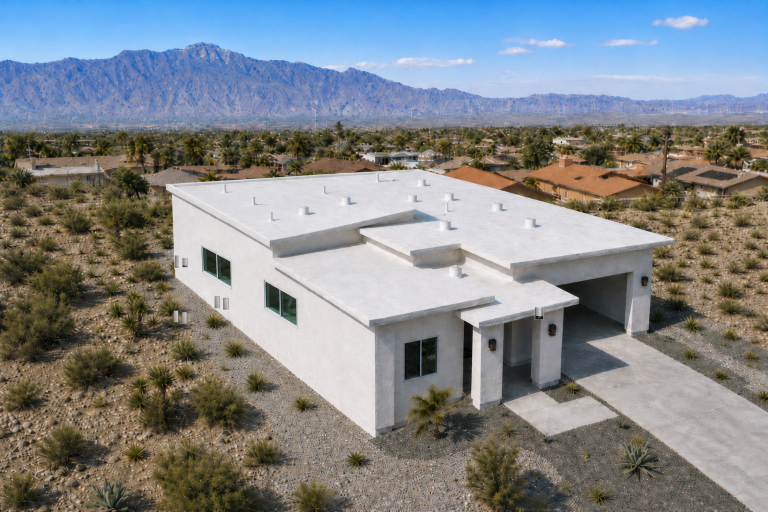
#> input picture web/frontend/img/house-aerial-closed-garage-v6.png, 1536 x 1024 px, given in place of forest-gear-between-only.png, which was not available (shown at 1/2 size)
$ python _paste_forest_between.py
#> lines starting #> are read from the running program, lines starting #| are printed output that depends on the picture; pictures that were not available may be replaced by others from this repository, and a replacement may not be noted
"""Paste the good forest between-only gear close-up onto forest installed plates."""
from __future__ import annotations

from pathlib import Path

from PIL import Image, ImageFilter

ASSETS = Path(r"C:\Users\andre\.cursor\projects\e-Cursor-Projects-ecoflow-ocean-ha\assets")
IMG = Path(r"E:\Cursor\Projects\ecoflow-ocean-ha\web\frontend\img")
REVIEW = IMG / "gear" / "review"


def soft_mask(w: int, h: int, solid: float, fade: float) -> Image.Image:
    mask = Image.new("L", (w, h), 0)
    px = mask.load()
    x0 = int(w * solid)
    x1 = int(w * fade)
    for x in range(w):
        if x <= x0:
            a = 255
        elif x >= x1:
            a = 0
        else:
            a = int(255 * (1 - (x - x0) / max(1, x1 - x0)))
        for y in range(h):
            px[x, y] = a
    # also soft top/bottom a bit so it blends with house framing
    return mask.filter(ImageFilter.GaussianBlur(radius=1.2))


def main() -> None:
    gear = Image.open(ASSETS / "forest-gear-between-only.png").convert("RGB")
#> gear is the input picture: PIL image 1536x1024 RGB; mean R, G, B 129.6, 134.4, 137.6
    # Prefer v3b house for overall framing (cars etc. come from each target)
    # Gear close-up already framed similarly to left wall — resize to plate size
    # and keep mostly left content.

    master_out = IMG / "house-forest-installed-v1.png"
    # Start from v3b full house (better overall) then overlay good gear left
    base = Image.open(ASSETS / "house-forest-installed-v3b.png").convert("RGB")
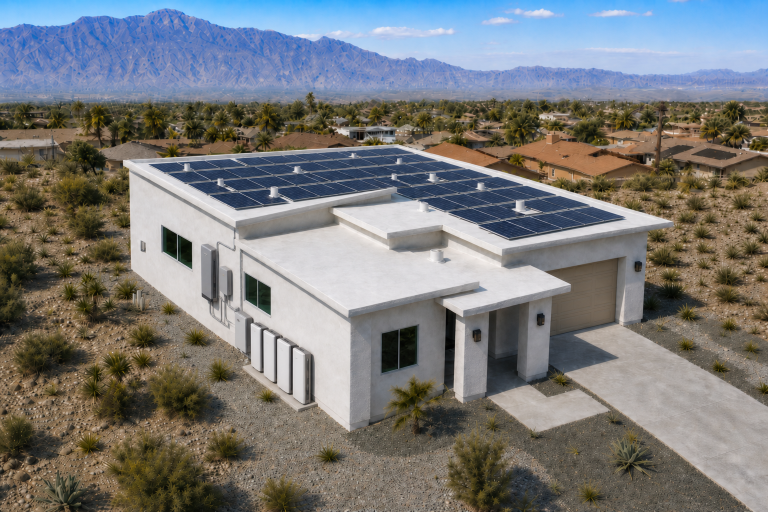
#> input picture web/frontend/img/house-aerial-closed-garage-v8.png, 1536 x 1024 px, given in place of house-forest-installed-v3b.png, which was not available (shown at 1/2 size)
#> base is the input picture: PIL image 1536x1024 RGB; mean R, G, B 121.1, 122, 122
    gear_r = gear.resize(base.size, Image.Resampling.LANCZOS)
    w, h = base.size
#> w = 1536; h = 1024
    # Gear close-up is more zoomed; scale gear content to match wall height better
    # Fit gear into left region: paste scaled gear into a destination box
    # Destination box approx left wall gear area on full house
    dst_box = (40, 360, 560, 900)  # x0,y0,x1,y1
    dw, dh = dst_box[2] - dst_box[0], dst_box[3] - dst_box[1]
    # Source from gear close-up: full equipment band
    src = gear.crop((int(gear.width * 0.08), int(gear.height * 0.18), int(gear.width * 0.78), int(gear.height * 0.92)))
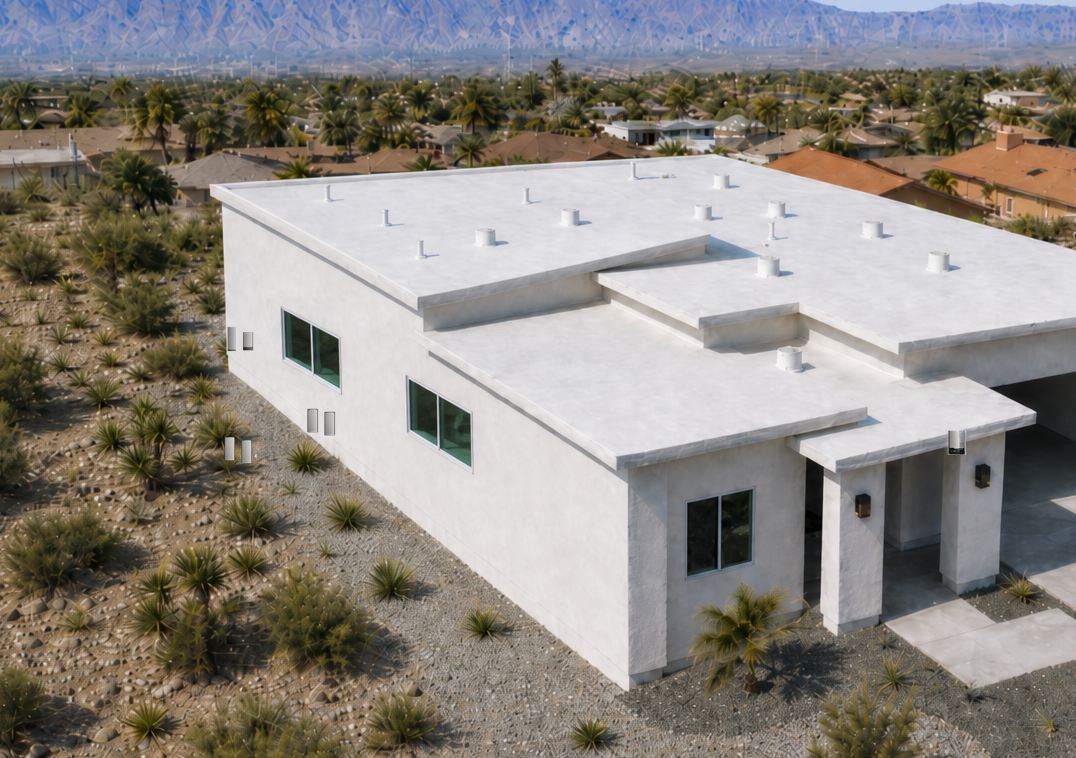
#> src: PIL image 1076x758 RGB; mean R, G, B 139.4, 134.5, 128.1
    src = src.resize((dw, dh), Image.Resampling.LANCZOS)
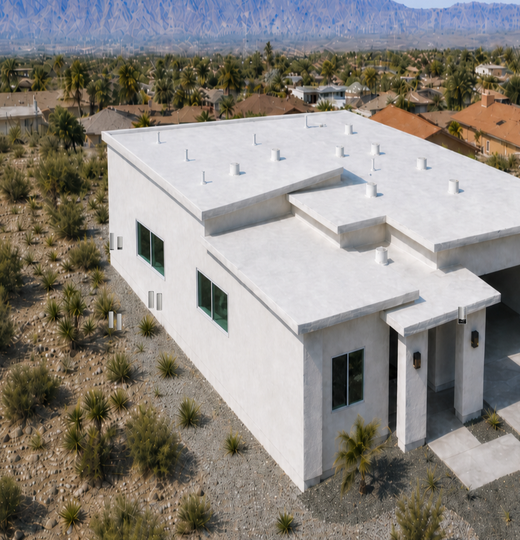
#> src: PIL image 520x540 RGB; mean R, G, B 139.4, 134.5, 128.1

    composed = base.copy()
    # Build local mask for dst box with soft right edge
    local = Image.new("L", (dw, dh), 255)
#> local: PIL image 520x540 L; every value is 255
    lpx = local.load()
    fade_start = int(dw * 0.78)
    for x in range(dw):
        a = 255 if x < fade_start else int(255 * (1 - (x - fade_start) / max(1, dw - fade_start)))
        for y in range(dh):
            # soft top/bottom
            if y < 12:
                a2 = int(a * (y / 12))
            elif y > dh - 12:
                a2 = int(a * ((dh - y) / 12))
            else:
                a2 = a
            lpx[x, y] = a2
    composed.paste(src, (dst_box[0], dst_box[1]), local)
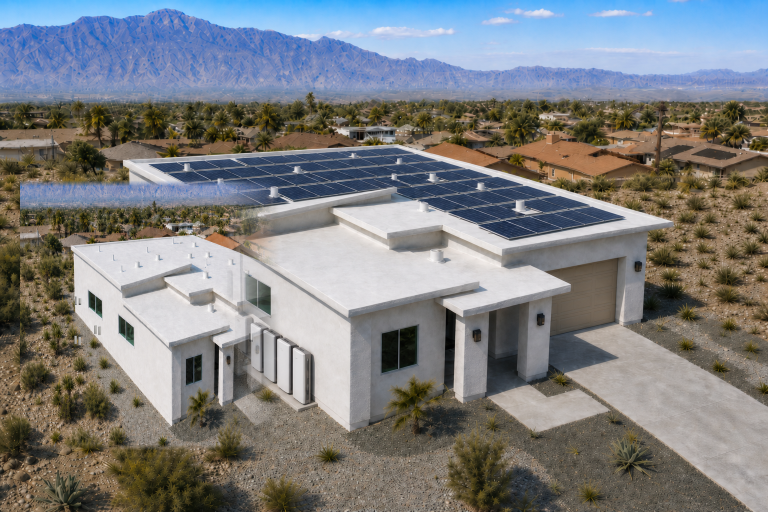
#> composed: PIL image 1536x1024 RGB (shown at 1/2 size); mean R, G, B 124.6, 126.2, 127.8
    composed.save(master_out)
    print("master", master_out)

    # preview
    composed.crop((150, 480, 560, 820)).resize((700, 560), Image.Resampling.LANCZOS).save(
        REVIEW / "forest-composited-zoom.png"
    )
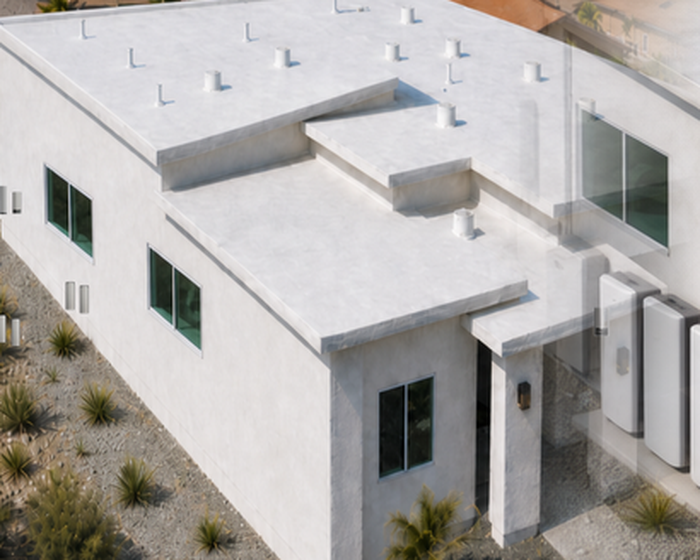
#> saved as forest-composited-zoom.png: PIL image 700x560 RGB; mean R, G, B 173.9, 170.7, 168

    # Apply same overlay to all forest variants (keep right side cars)
    for p in sorted(IMG.glob("house-forest-installed-*.png")):
        if p.name == "house-forest-installed-v1.png":
            continue
        tgt = Image.open(p).convert("RGB")
        if tgt.size != composed.size:
            overlay = composed.resize(tgt.size, Image.Resampling.LANCZOS)
        else:
            overlay = composed
        # Soft left composite from updated master onto each variant
        mask = soft_mask(tgt.width, tgt.height, 0.32, 0.42)
        out = Image.composite(overlay, tgt, mask)
        out.save(p)
        print("updated", p.name)

    print("done")


if __name__ == "__main__":
    main()
